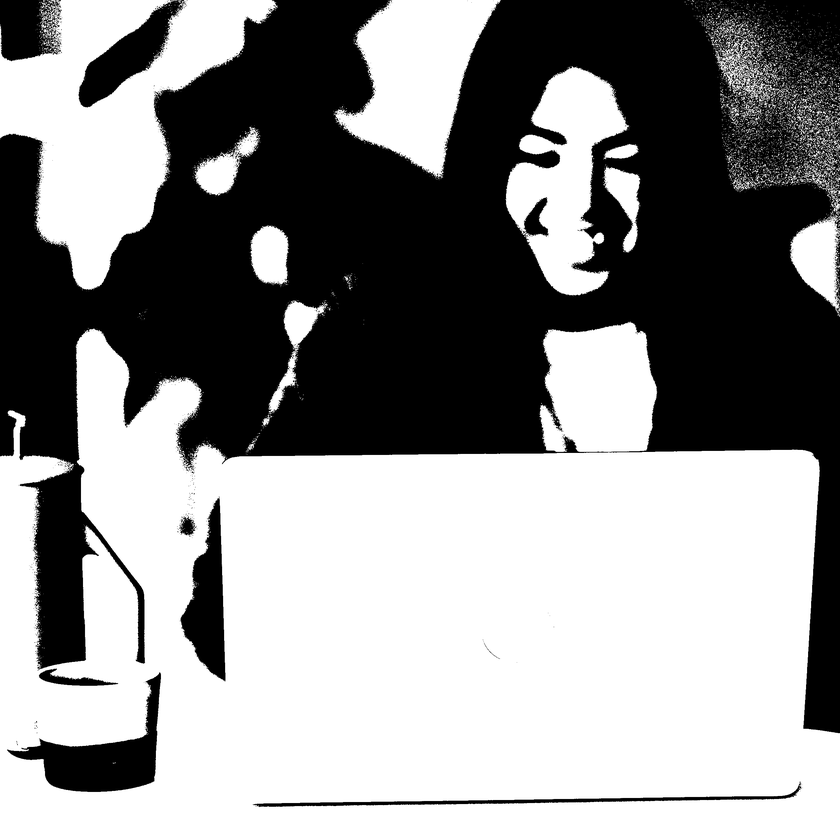
#> input picture input/asa.png, 840 x 840 px, shrunk from 2500 x 2500 before the run
$ python image_to_text.py ../input/asa.png ../input/lena200.png
#> lines starting #> are read from the running program, lines starting #| are printed output that depends on the picture; after the words box and inside, x2 and y2 are one past the last pixel; in counts of white or black regions, pixels touching at a corner belong together
import sys
from PIL import Image
import numpy as np

filepath = sys.argv[1]

imgX = Image.open(filepath)
#> imgX is the input picture: PIL image 840x840 L; min 0, max 255, mean 143.6
imgX = imgX.convert('L')
img = np.asarray(imgX)
img = 2*(img > 128).astype(int)-1
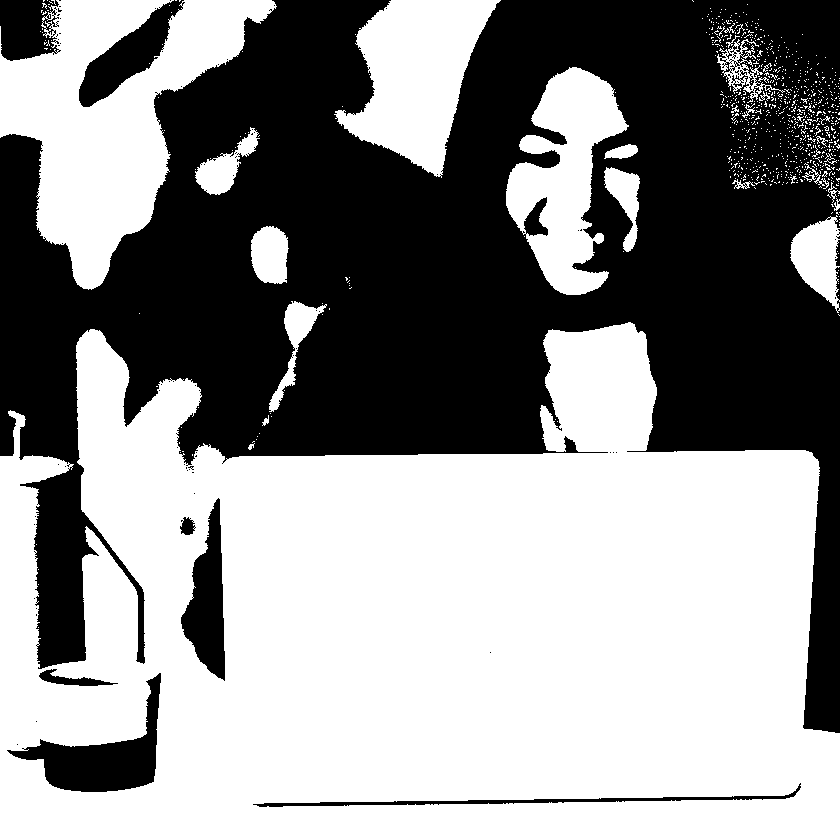
#> img: shape (840, 840) int64; values -1 (black) and 1 (white), 56% white; 93 black regions (84 under 20 px), largest, box (x1, y1, x2, y2) and area: (0, 0, 840, 733) 289991, (7, 673, 161, 792) 6174, (181, 498, 225, 681) 4374

file = open(sys.argv[2], "w")
txt = list(img)
#> txt = 840 items
for i in txt:
	for j in i:
		if j > 0:
			file.write("  " + str(j))
		else:
			file.write(" " + str(j))
	file.write('\n')
file.close()
